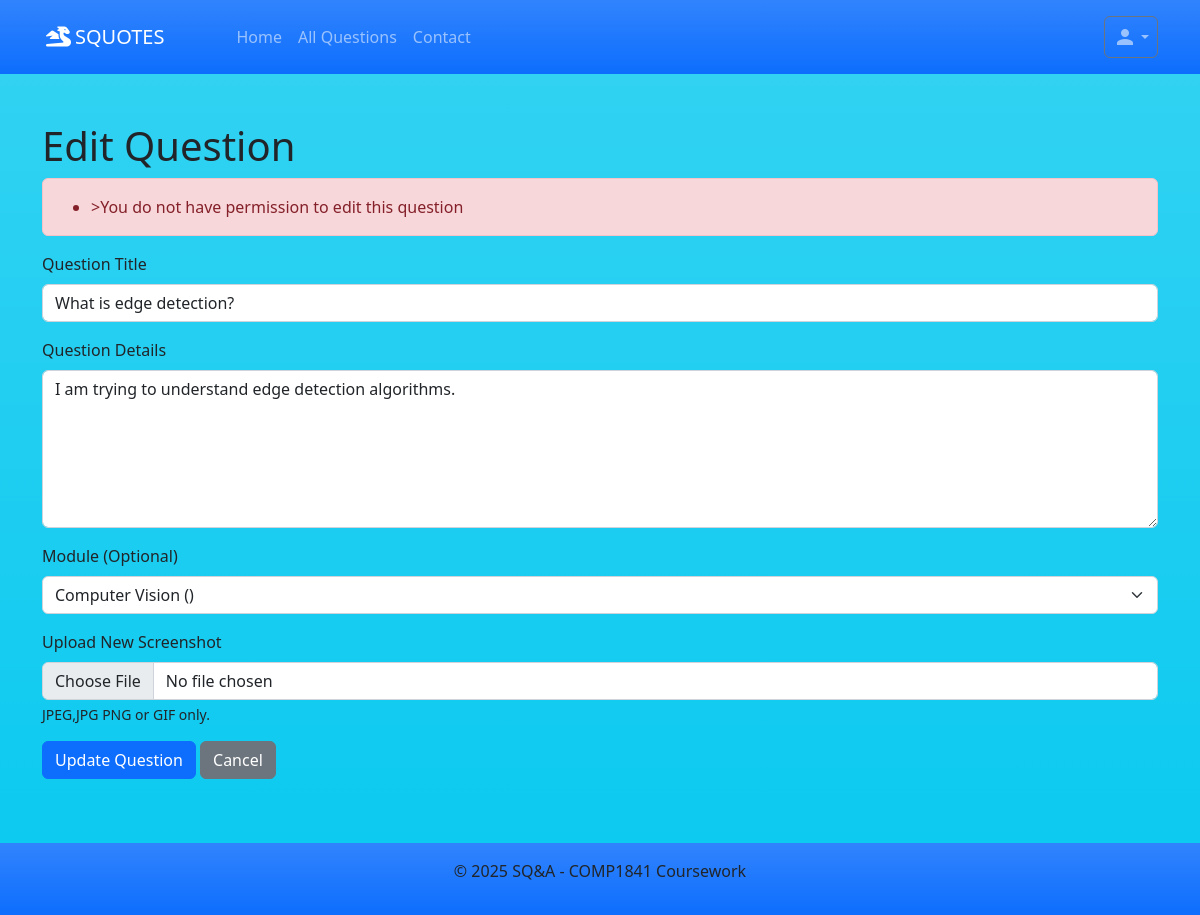
The page /edit.php?id=7 on the database its author committed.
### tables this page shows
CREATE TABLE `questions` (
  `question_id` int(11) NOT NULL,
  `title` varchar(255) NOT NULL,
  `content` text NOT NULL,
  `image` blob DEFAULT NULL,
  `user_id` int(11) DEFAULT NULL,
  `module_id` int(11) DEFAULT NULL,
  `created_at` timestamp NOT NULL DEFAULT current_timestamp(),
  `updated_at` timestamp NOT NULL DEFAULT current_timestamp() ON UPDATE current_timestamp()
);

CREATE TABLE `modules` (
  `module_id` int(11) NOT NULL,
  `module_name` varchar(255) NOT NULL
);

### edit.php (called while the page is built, shortened)
<?php
include './includes/query.php';
$question_id = $_GET['id'] ?? 0;
try {
    $question = getQuestion($pdo,$question_id);
    if ($_SESSION['user_id'] != $question['user_id']) {
        $errors[] = ">You do not have permission to edit this question";
    }
}catch (PDOException $e) {
    exit;
}
$modules = getAllModules($pdo);
include './templates/edit.html.php';
?>

### includes/query.php (called while the page is built, shortened)
<?php
function getAllModules($pdo){
    $stmt = $pdo->query("SELECT * FROM modules ORDER BY module_id");
    return $stmt->fetchAll();
}
function getQuestion($pdo, $question_id) {
    $stmt = $pdo->prepare("SELECT * FROM questions WHERE question_id = ?");
    $stmt->execute([$question_id]);
    return $stmt->fetch();
}
?>

### templates/edit.html.php (the view, shortened to what this page needs)
<?php include './templates/header.html.php'; ?>
<h1>Edit Question</h1>
<?php if (!empty($errors)): ?>
    <div class="alert alert-danger">
        <ul class="mb-0">
            <?php foreach ($errors as $error): ?>
                <li><?= $error ?></li>
            <?php endforeach; ?>
        </ul>
    </div>
<?php endif; ?>
<form method="post" enctype="multipart/form-data">
    <div class="mb-3">
        <label for="title" class="form-label">Question Title</label>
        <input type="text" class="form-control" id="title" name="title"
               value="<?= htmlspecialchars($_POST['title'] ?? $question['title']) ?>">
    </div>
    <div class="mb-3">
        <label for="content" class="form-label">Question Details</label>
        <textarea class="form-control" id="content" name="content" rows="6"><?= htmlspecialchars($_POST['content'] ?? $question['content']) ?></textarea>
    </div>
    <div class="mb-3">
        <label for="module_id" class="form-label">Module (Optional)</label>
        <select class="form-select" id="module_id" name="module_id">
            <?php foreach ($modules as $module): ?>
                <option value="<?= $module['module_id'] ?>" <?= (isset($_POST['module_id']) ? $_POST['module_id'] : $question['module_id']) == $module['module_id'] ? 'selected' : '' ?>>
                    <?= htmlspecialchars($module['module_name']) ?> (<?= htmlspecialchars($module['module_code']) ?>)
                </option>
            <?php endforeach; ?>
        </select>
    </div>
    <div class="mb-3">
        <label for="image" class="form-label">Upload New Screenshot</label>
        <input class="form-control" type="file" id="image" name="image" accept="image/*">
        <div class="form-text text-dark">JPEG,JPG PNG or GIF only.</div>
    </div>
    <button type="submit" class="btn btn-primary">Update Question</button>
    <a href="javascript:history.back()" class="btn btn-secondary">Cancel</a>
</form>
<?php include './templates/footer.html.php';?>

### rows shown on the page
questions: title "What is edge detection?", content "I am trying to understand edge detection algorithms.", module_id "Computer Vision ()"

### other values the page prints
$error ">You do not have permission to edit this question"
